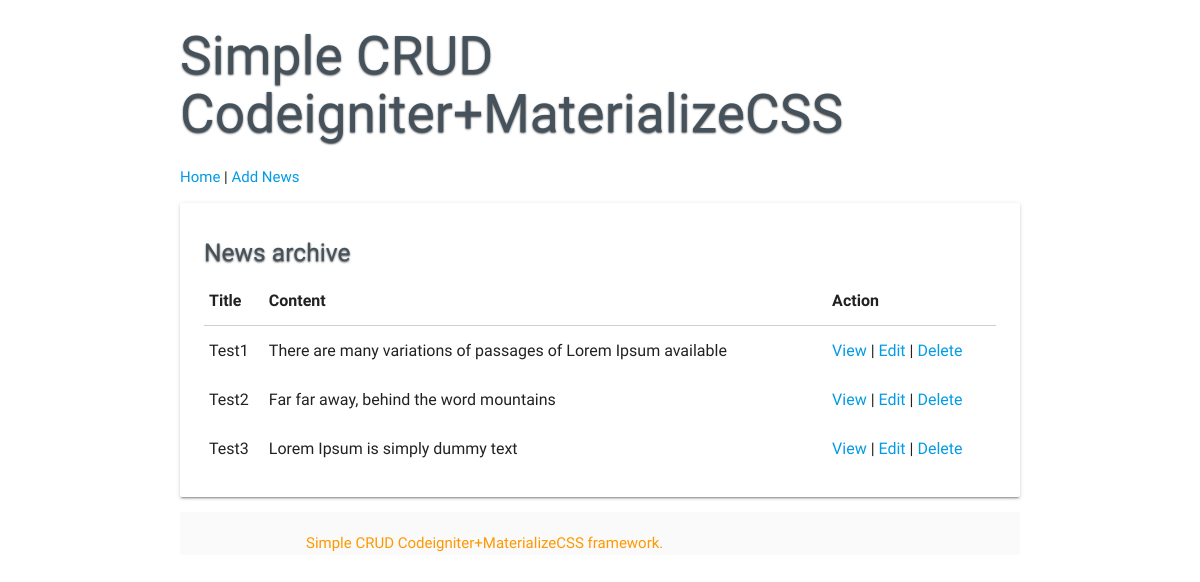
The page / on the database its author committed.
### tables this page shows
CREATE TABLE `news` (
  `id` int(11) NOT NULL,
  `title` varchar(128) NOT NULL,
  `slug` varchar(128) NOT NULL,
  `text` text NOT NULL
);

### application/controllers/News.php (called while the page is built, shortened)
<?php
class News extends CI_Controller {
    public function __construct()
    {
        $this->load->model('news_model');
        $this->load->helper('url_helper');
    }
    public function index()
    {
        $data['news'] = $this->news_model->get_news();
        $data['title'] = 'News archive';
        $this->load->view('templates/header', $data);
        $this->load->view('news/index', $data);
        $this->load->view('templates/footer');
    }
}

### index.php (called while the page is built, shortened)
<?php
require_once BASEPATH.'core/CodeIgniter.php';

### application/models/News_model.php (called while the page is built, shortened)
<?php
class News_model extends CI_Model {
    public function get_news($slug = FALSE)
    {
        if ($slug === FALSE)
        {
            $query = $this->db->get('news');
            return $query->result_array();
        }
        $query = $this->db->get_where('news', array('slug' => $slug));
        return $query->row_array();
    }
}

### application/views/news/index.php (the view)
<div class="card col s12">
	<div class="card-content">
	<h5 class="text-shadow"><?php echo $title; ?></h5>
		<table>
			<thead>
			  <tr>
				  <th>Title</th>
				  <th>Content</th>
				  <th>Action</th>
			  </tr>
			</thead>
			<?php foreach ($news as $news_item): ?>
			<tbody>
			  <tr>
				<td><?php echo $news_item['title']; ?></td>
				<td><?php echo $news_item['text']; ?></td>
				<td>
					<a href="<?php echo site_url('news/'.$news_item['slug']); ?>">View</a> |
					<a href="<?php echo site_url('news/edit/'.$news_item['id']); ?>">Edit</a> |
					<a href="<?php echo site_url('news/delete/'.$news_item['id']); ?>" onClick="return confirm('Are you sure you want to delete?')">Delete</a>
				</td>
			  </tr>
			</tbody>
			<?php endforeach; ?>
		</table>
	</div>
</div>

### application/views/templates/header.php (shortened to what this page needs)
<html>
        <head>
        	<link rel="stylesheet" href="<?php echo base_url("assets/css/materialize.min.css"); ?>" />
			<link rel="stylesheet" href="<?php echo base_url("assets/css/style.css"); ?>" />
        </head>
        <body>
			<div class="container">
                <h2 class="header text-shadow">Simple CRUD Codeigniter+MaterializeCSS</h2>
                <p><a href="<?php echo site_url('news'); ?>">Home</a> | <a href="<?php echo site_url('news/create'); ?>">Add News</a></p>

### application/views/templates/footer.php (shortened to what this page needs)
  <footer class="page-footer grey lighten-5">
      <div class="container">
       <a class="orange-text">Simple CRUD Codeigniter+MaterializeCSS framework.
      </a>
      </div>
  </footer>
</div>
        </body>
</html>

### assets/css/style.css (style rules this page uses)
.text-shadow { text-shadow: 0px 1px 2px rgba(0, 0, 0, 0.75); color: #45525C; font-family: 'Comfortaa', sans-serif; }

### rows shown on the page
news: title "Test1", text "There are many variations of passages of Lorem Ipsum available"
news: title "Test2", text "Far far away, behind the word mountains"
news: title "Test3", text "Lorem Ipsum is simply dummy text"

### other values the page prints
$title "News archive"
